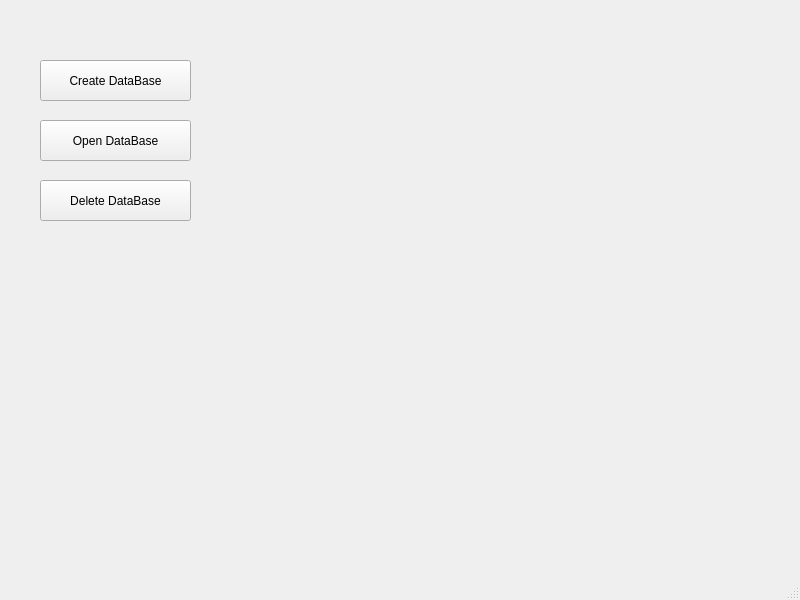
<?xml version="1.0" encoding="UTF-8"?>
<ui version="4.0">
 <class>MainWindow</class>
 <widget class="QMainWindow" name="MainWindow">
  <property name="geometry">
   <rect>
    <x>0</x>
    <y>0</y>
    <width>800</width>
    <height>600</height>
   </rect>
  </property>
  <property name="windowTitle">
   <string>MainWindow</string>
  </property>
  <widget class="QWidget" name="centralwidget">
   <widget class="QPushButton" name="CreateButton">
    <property name="geometry">
     <rect>
      <x>40</x>
      <y>60</y>
      <width>151</width>
      <height>41</height>
     </rect>
    </property>
    <property name="text">
     <string>Create DataBase</string>
    </property>
   </widget>
   <widget class="QPushButton" name="openButton">
    <property name="geometry">
     <rect>
      <x>40</x>
      <y>120</y>
      <width>151</width>
      <height>41</height>
     </rect>
    </property>
    <property name="text">
     <string>Open DataBase</string>
    </property>
   </widget>
   <widget class="QPushButton" name="pushButton_3">
    <property name="geometry">
     <rect>
      <x>40</x>
      <y>180</y>
      <width>151</width>
      <height>41</height>
     </rect>
    </property>
    <property name="text">
     <string>Delete DataBase</string>
    </property>
   </widget>
  </widget>
  <widget class="QMenuBar" name="menubar">
   <property name="geometry">
    <rect>
     <x>0</x>
     <y>0</y>
     <width>800</width>
     <height>21</height>
    </rect>
   </property>
  </widget>
  <widget class="QStatusBar" name="statusbar"/>
 </widget>
 <resources/>
 <connections/>
</ui>
